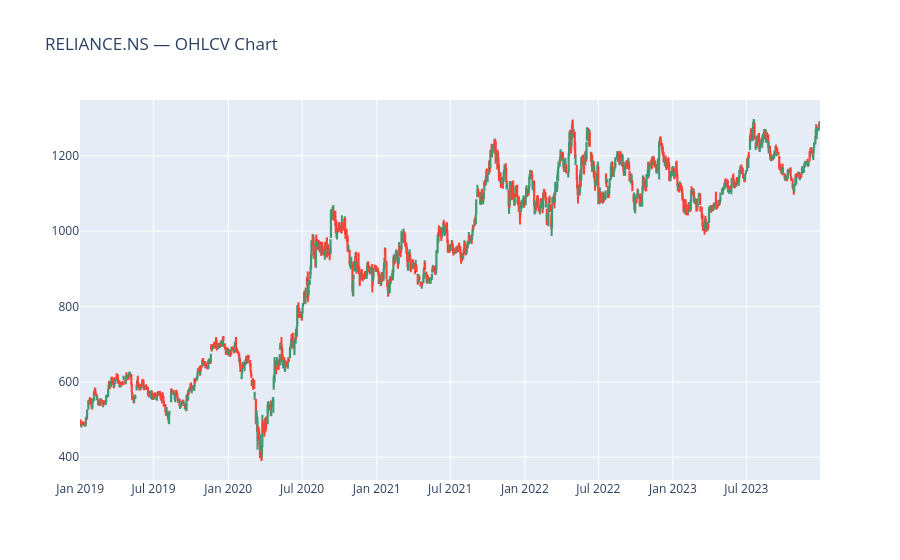

Notebook cell for this chart:
### Code cell
def candlestick_plot(df,ticker):
    fig=go.Figure()
    fig.add_trace(go.Candlestick(x=df.index,open=df['Open'], high=df['High'],low=df['Low'],close=df['Close'],name='Price'))
    fig.update_layout(
        title=f'{ticker} — OHLCV Chart',
        xaxis_rangeslider_visible=False,
    )
    fig.show()

candlestick_plot(raw["RELIANCE.NS"], "RELIANCE.NS")

### Figure 1 — Plotly figure (JSON) as saved in the notebook; plotly's stock layout.template omitted (floating-point values rounded to 4 significant figures; data arrays with more than 128 entries replaced by an {"elided": "..."} marker saying what was removed)
{"data": [{"close": {"elided": "1235 float values"}, "high": {"elided": "1235 float values"}, "low": {"elided": "1235 float values"}, "name": "Price", "open": {"elided": "1235 float values"}, "type": "candlestick", "x": {"elided": "1235 str values"}}], "layout": {"autosize": true, "title": {"text": "RELIANCE.NS — OHLCV Chart"}, "xaxis": {"autorange": true, "range": ["2018-12-31 12:00", "2023-12-29 12:00"], "rangeslider": {"visible": false, "yaxis": {}}, "type": "date"}, "yaxis": {"autorange": true, "range": [339.5, 1348.0]}}}
